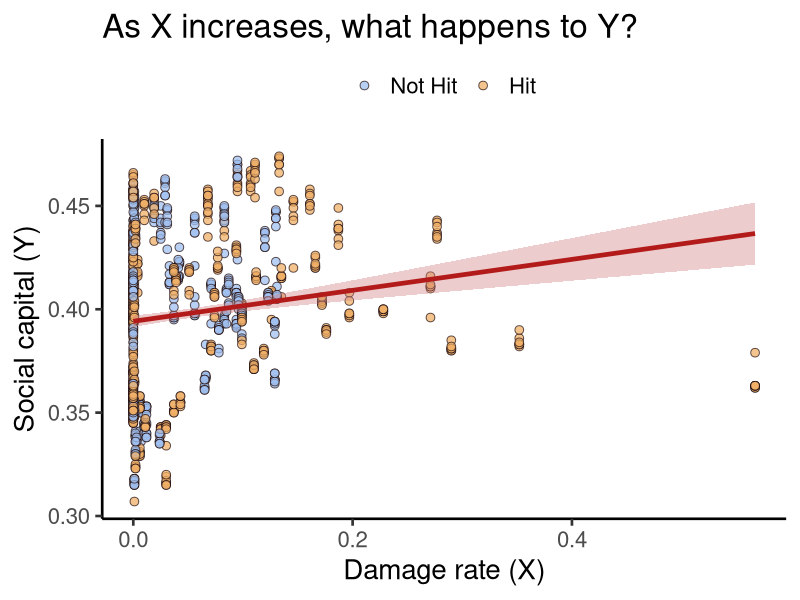

Reproduce this figure in R.
# slides_workshop_11_regression.R
# Regenerates the chart on the Workshop 10 "Coding Demo" divider: the simple
# regression of social capital on tsunami damage, with its line of best fit.
# Run from the repo root:  source("functions/slides_workshop_11_regression.R")
# Data: workshops/jp_matching_experiment.csv
library(dplyr)
library(readr)
library(ggplot2)

out = "docs-v3/images/slides/workshop-11/"

cities = read_csv("workshops/jp_matching_experiment.csv", show_col_types = FALSE) %>%
  # Tell R to treat year and pref as **ordered categories**
  mutate(year = factor(year),
         pref = factor(pref),
         by_tsunami = factor(by_tsunami, levels = c("Not Hit", "Hit")))

# A simple regression model 'm'
m = cities %>% lm(formula = social_capital ~ damage_rate)
print(round(coef(m), 4))  # 0.3942 + 0.0749 * damage_rate

g = ggplot(cities, aes(x = damage_rate, y = social_capital)) +
  geom_point(aes(fill = by_tsunami), shape = 21, size = 2.6, alpha = .75, color = "#2a1414") +
  geom_smooth(method = "lm", formula = y ~ x, color = "#B31B1B", fill = "#d08080", linewidth = 1.6) +
  scale_fill_manual(values = c("Not Hit" = "#a0c0f0", "Hit" = "#f0b068"), name = NULL) +
  labs(title = "As X increases, what happens to Y?",
       x = "Damage rate (X)", y = "Social capital (Y)") +
  theme_classic(base_size = 20) +
  theme(legend.position = "top")
ggsave(paste0(out, "gen_regression.png"), g, width = 7.5, height = 5.2, dpi = 110, bg = "white")
